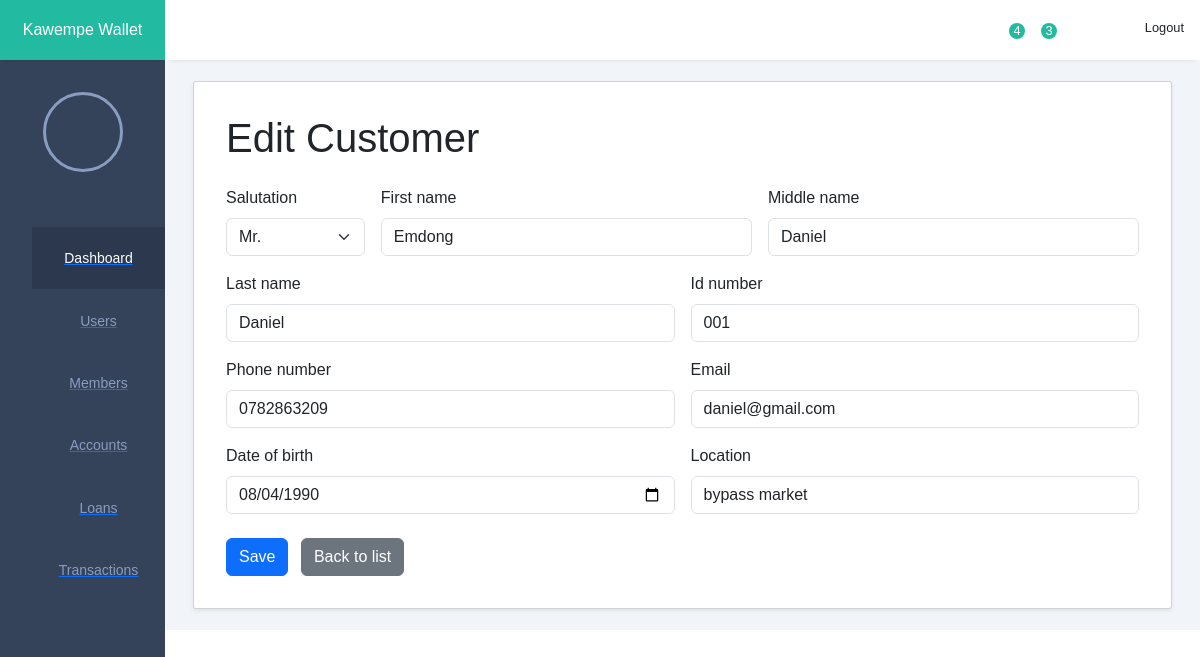
The app's page /customers/1/edit/ with its own data.
### customers/models.py (models this page shows, shortened)
class Customer(models.Model):
    class Salutation(models.TextChoices):
        MR   = 'Mr',   _('Mr.')
        MRS  = 'Mrs',  _('Mrs.')
        MS   = 'Ms',   _('Ms.')
        DR   = 'Dr.',  _('Dr.')
        PROF = 'Prof.',_('Prof.')
        REV  = 'Rev.', _('Rev.')
    salutation    = models.CharField(
        max_length=5,
        choices=Salutation.choices,
        default=Salutation.MR
    )
    first_name    = models.CharField(max_length=100)
    middle_name   = models.CharField(
        max_length=100,
        blank=True,    # not required on forms
        null=True      # allows NULL in the DB
    )
    last_name     = models.CharField(max_length=100)
    id_number     = models.CharField(max_length=100)
    phone_number  = models.CharField(
        max_length=100,
        blank=True     # optional to supply
    )
    email         = models.EmailField(
        blank=True     # optional to supply
    )
    date_of_birth = models.DateField(
        blank=True,
        null=True
    )
    location       = models.CharField(max_length=100)

### customers/views.py (the view)
# urls.py: path('customers/<int:pk>/edit/', CustomerUpdateView.as_view(), name='customer_edit'),
class CustomerUpdateView(UpdateView):
    model = Customer
    form_class = CustomerForm
    template_name = 'bank/customer_form.html'
    success_url = reverse_lazy('customer_list')

### customers/forms.py
class CustomerForm(forms.ModelForm):
    class Meta:
        model = Customer
        fields = [
            'salutation', 'first_name', 'middle_name', 'last_name',
            'id_number', 'phone_number', 'email', 'date_of_birth','location'
        ]
        widgets = {
            'salutation':    forms.Select(attrs={'class': 'form-select'}),
            'first_name':    forms.TextInput(attrs={'class': 'form-control'}),
            'middle_name':   forms.TextInput(attrs={'class': 'form-control'}),
            'last_name':     forms.TextInput(attrs={'class': 'form-control'}),
            'id_number':     forms.TextInput(attrs={'class': 'form-control'}),
            'phone_number':  forms.TextInput(attrs={'class': 'form-control'}),
            'email':         forms.EmailInput(attrs={'class': 'form-control'}),
            'date_of_birth': forms.DateInput(
                                 attrs={
                                   'type': 'date',
                                   'class': 'form-control'
                                 }
                              ),
            'location':       forms.TextInput(attrs={'class': 'form-control'}),
        }

### templates/bank/customer_form.html (shortened to what this page needs)
{% extends 'base.html' %}
{% block content %}
<div class="container">
  <div class="card shadow-sm">
    <div class="card-body">
      <h1 class="mb-4">{{ view.object|yesno:"Edit Customer,Add Customer" }}</h1>
      <form method="post" novalidate>
        <div class="row g-3">
          <div class="col-md-2">
            <label for="{{ form.salutation.id_for_label }}" class="form-label">{{ form.salutation.label }}</label>
            {{ form.salutation }}
          </div>
          <div class="col-md-5">
            <label for="{{ form.first_name.id_for_label }}" class="form-label">{{ form.first_name.label }}</label>
            {{ form.first_name }}
          </div>
          <div class="col-md-5">
            <label for="{{ form.middle_name.id_for_label }}" class="form-label">{{ form.middle_name.label }}</label>
            {{ form.middle_name }}
          </div>
          <div class="col-md-6">
            <label for="{{ form.last_name.id_for_label }}" class="form-label">{{ form.last_name.label }}</label>
            {{ form.last_name }}
          </div>
          <div class="col-md-6">
            <label for="{{ form.id_number.id_for_label }}" class="form-label">{{ form.id_number.label }}</label>
            {{ form.id_number }}
          </div>
          <div class="col-md-6">
            <label for="{{ form.phone_number.id_for_label }}" class="form-label">{{ form.phone_number.label }}</label>
            {{ form.phone_number }}
          </div>
          <div class="col-md-6">
            <label for="{{ form.email.id_for_label }}" class="form-label">{{ form.email.label }}</label>
            {{ form.email }}
          </div>
          <div class="col-md-6">
            <label for="{{ form.date_of_birth.id_for_label }}" class="form-label">{{ form.date_of_birth.label }}</label>
            {{ form.date_of_birth }}
          </div>
          <div class="col-md-6">
            <label for="{{ form.location.id_for_label }}" class="form-label">{{ form.location.label }}</label>
            {{ form.location }}
          </div>
        </div>
        <div class="mt-4">
          <button type="submit" class="btn btn-primary">Save</button>
          <a href="{% url 'customer_list' %}" class="btn btn-secondary ms-2">Back to list</a>
        </div>
      </form>
    </div>
  </div>
</div>
{% endblock %}

### static/css/style.css (style rules this page uses)
:root { --main-color: #22BAA0; --color-dark: #34425A; --text-grey: #B0B0B0; }
* { margin: 0; padding: 0; text-decoration: none; list-style-type: none; box-sizing: border-box; font-family: 'Merriweather', sans-serif; }
.card { box-shadow: 0px 5px 5px -5px rgb(0 0 0 / 10%); background: #fff; padding: 1rem; border-radius: 3px; }
input, button, select { outline: none; }

### records on screen
Customer: salutation "Mr.", first_name "Emdong", middle_name "Daniel", last_name "Daniel", id_number "001", phone_number "0782863209", email "daniel@gmail.com", date_of_birth "08/04/1990", location "bypass market"

### other values on screen
{{ view.object|yesno:"Edit Customer,Add Customer" }} "Edit Customer"
